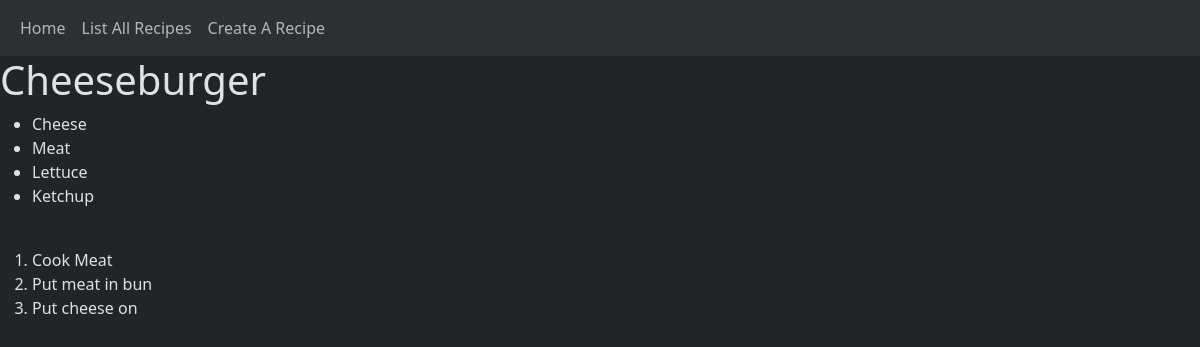
Page /recipes/2 on the committed database.
### src/models/recipe_model.py (models this page shows)
class BaseModel(Model):
    class Meta:
        database = db

class Recipes(BaseModel):
    id = PrimaryKeyField()
    name = CharField()
    created_at = TimestampField(default=datetime.now())
    updated_at = TimestampField(default=datetime.now())

class Ingredients(BaseModel):
    id = PrimaryKeyField()
    recipe = ForeignKeyField(Recipes, backref='ingredients')
    position = IntegerField()
    ingredient = CharField()
    created_at = TimestampField(default=datetime.now())
    updated_at = TimestampField(default=datetime.now())

class Instructions(BaseModel):
    id = PrimaryKeyField()
    recipe = ForeignKeyField(Recipes, backref='instructions')
    position = IntegerField()
    instruction = CharField()
    created_at = TimestampField(default=datetime.now())
    updated_at = TimestampField(default=datetime.now())

### src/controllers/recipe_controller.py (the view)
@app.route('/recipes/<id>')
def one_recipe(id):
    query_1 = Recipes().select().where(Recipes.id == id).first()
    query_2 = Ingredients.select().where(Ingredients.recipe == id).order_by(Ingredients.position)
    query_3 = Instructions.select().where(Instructions.recipe == id).order_by(Instructions.position)
    recipe = {}
    recipe['name'] = query_1.name
    recipe['ingredients'] = []
    for i, ele  in enumerate(query_2):
        recipe['ingredients'].append(ele.ingredient)
    recipe['instructions'] = []
    for i,ele in enumerate(query_3):
        recipe['instructions'].append(ele.instruction)
    return render_template('one_recipe.html', recipe=recipe)

### src/templates/one_recipe.html
{% extends 'header.html' %}
{% block content %}
    <h1>{{ recipe.name }}</h1>
    <ul>
        {% for ingredient in recipe.ingredients %}
        <li>{{ ingredient }}</li>
        {% endfor %}
    </ul>
    <br>
    <ol>
        {% for instruction in recipe.instructions %}
        <li>{{ instruction }}</li>
        {% endfor %}
    </ol>
{% endblock %}

### src/templates/header.html (shortened to what this page needs)
<!DOCTYPE html>
<html lang="en" data-bs-theme="dark">
<head>
    <link rel="stylesheet" href="{{url_for('static', filename='css/bootstrap.css')}}">
</head>
<body>
    <nav class="navbar navbar-expand-lg bg-body-tertiary">
        <div class="container-fluid">
            <div class="collapse navbar-collapse" id="navbarNavAltMarkup">
                <div class="navbar-nav">
                    <a class="nav-link" href="/">Home</a>
                    <a class="nav-link" href="/recipes">List All Recipes</a>
                    <a class="nav-link" href="/create_recipe">Create A Recipe</a>
                </div>
            </div>
        </div>
    </nav>
    {% block content%}
    {% endblock %}
</body>
</html>

### rows in the picture
Recipes: name "Cheeseburger"
Ingredients: ingredient "Cheese"
Ingredients: ingredient "Meat"
Ingredients: ingredient "Lettuce"
Ingredients: ingredient "Ketchup"
Instructions: instruction "Cook Meat"
Instructions: instruction "Put meat in bun"
Instructions: instruction "Put cheese on"
